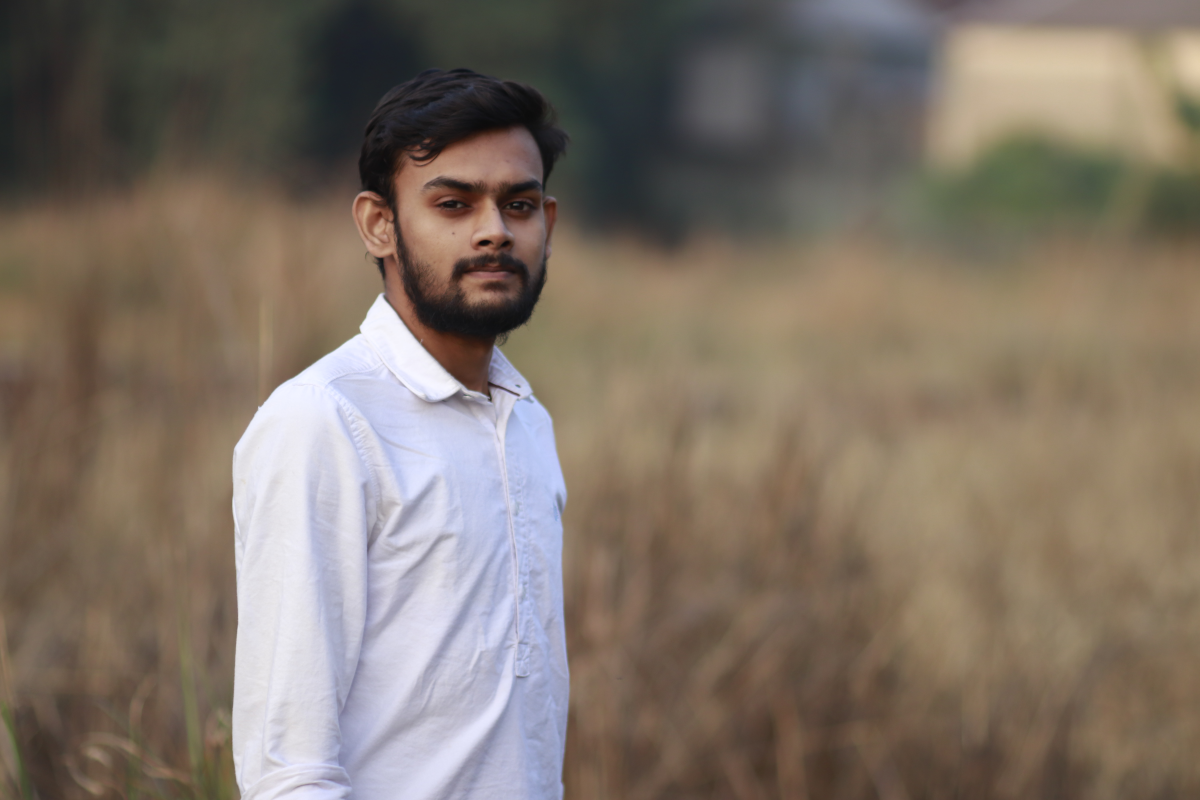
#> input picture nm-Copy1.JPG, 6000 x 4000 px, found by its file name (shown at 1/5 size)
$ jupyter execute --allow-errors numpy_user_guide.ipynb
#> lines starting #> are read from the running program, lines starting #| are printed output that depends on the picture
[cell 1]
import numpy as np

a = np.random.random((5,5))
print(a)

[cell 2]
a[2][2]

[cell 3]
a.ndim

[cell 4]
list = [[1,2,3,4,5,6,7,8,9],[9,8,7,6,5,4,3,2,1]]
print(list)

[cell 5]
list[1:6]

[cell 6]
a.ndim

[cell 7]
a.shape

[cell 8]
a.size

[cell 9]
a.dtype

[cell 10]
a.dtype.name

[cell 11]
a.itemsize

ndarray.itemsize the size in bytes of each element of the array. For example, an array of elements of type float64 has itemsize 8 (=64/8), while one of type complex32 has itemsize 4 (=32/8). It is equivalent to ndarray.dtype.itemsize.

[cell 12]
a.dtype.itemsize

[cell 13]
a.data

ndarray.data the buffer containing the actual elements of the array. Normally, we won’t need to use this attribute because we will access the elements in an array using indexing facilities.

[cell 14]
s = np.arange(15).reshape(3,5)
print(s)

[cell 15]
type(a)

[cell 16]
type(s)

[cell 17]
s.size

[cell 18]
#array creation

l = np.array([1,2,4,5])
print(l)

[cell 19]
l.dtype

[cell 20]
f = np.array([1.1,2.2,3.3,4.4])
f.dtype

[cell 21]
f.size

[cell 22]
f.ndim

[cell 23]
k = np.array((1,2,4,54,6))
print(k)

[cell 24]
b = np.array([(1,2,3,4),(6,5,4,3)])
print(b)

[cell 25]
c = np.array([(1,2,3),(5,6,7)],dtype=complex)
print(c)

[cell 26]
cc = np.array([(1,2,3),[5,6,7]],dtype=str)
print(cc)

[cell 27]
cc = np.array([(1,2,3),[5,6,7]],dtype=float)
print(cc)

[cell 28]
np.zeros((2,3),dtype=np.int16)

[cell 29]
np.ones((5,5),dtype =np.str)

[cell 30]
np.ones((5,5),dtype =np.float16)

[cell 31]
np.arange(10)

[cell 32]
np.arange(0,20,5)

[cell 33]
np.arange(2000,2050,5)

[cell 34]
np.linspace(2000,2010,10,endpoint=False).reshape(5,2)

[cell 35]
from numpy import pi

p = np.linspace(0,2,9).reshape(3,3)
print(p)

[cell 36]
np.linspace(0,2*pi,10)

[cell 37]
f = np.sin(p)
print(f)

[cell 38]
a = np.arange(6)
print(a)

[cell 39]
b = np.arange(24).reshape(3,2,4)
print(b)

[cell 40]
np.arange(100).reshape(10,10)

[cell 41]
a = np.array([10,20,30,40])
b = np.arange(2,6)

c = a-2*b
print(c)

[cell 42]
np.arange(10000)

[cell 43]
#To disable this behaviour and force NumPy to print the entire array,
#you can change the printing options using set_printoptions.

[cell 44]
np.set_printoptions(threshold=10000)
np.arange(10000)

[cell 45]
np.linspace(0,10,50,endpoint=False, dtype =np.float64).reshape(10,5)

[cell 46]
a = np.arange(0,10).reshape(5,2)
b = np.arange(10,0,-1).reshape(5,2)
print(a)
print(b)
a*b

# normal multiplication

[cell 47]
a = np.arange(0,9).reshape(3,3)
b = np.arange(10,1,-1).reshape(3,3)
print(a)
print(b)
a@b
# matrix multiplication

[cell 48]
a = np.arange(0,9).reshape(3,3)
b = np.arange(10,1,-1).reshape(3,3)
print(a)
print(b)
print("A dot B is : ",a.dot(b))
print("B dot A is : ",b.dot(a))
#matrix multiplication

[cell 49]
b@a

[cell 50]
a = np.arange(9, dtype = np.int16).reshape(3,3)
b = np.random.random((3,3))
print(a)
print(b)

print(a*2)
b+=a
print(b)
#> (the rest of this cell did not finish here and is left out)

[cell 51]
b = np.arange(12).reshape(3,4)
print(b)

b.sum(axis=0)

[cell 52]
b.sum(axis = 1)

[cell 53]
b.cumsum(axis=0)

[cell 54]
b.cumsum(axis=1)

[cell 55]
np.sqrt(b)

[cell 56]
np.exp(b)

[cell 57]
np.sin(b)

[cell 58]
np.cos(b)

[cell 59]
np.tan(b)

[cell 60]
np.add(4,5)

[cell 61]
a = np.arange(10)**3
print(a)

[cell 62]
a[5:]

[cell 63]
a[::-1]

[cell 64]
a = np.arange(10)**3
a[1:6:2]=-200
print(a)

[cell 65]
for i in a:
    print(i**3)

[cell 66]
def f(x,y):
    return 10*x+y
f(5,6)

[cell 67]
c = np.arange(30).reshape(2,3,5)
print(c)

[cell 68]
for r in c :
    print(r)

[cell 69]
c.flatten()

[cell 70]
for i in c.flatten():
    print(i,end=" ")

[cell 71]
print(c)

[cell 72]
c.ravel()

[cell 73]
np.floor(4.4)

[cell 74]
aa = np.floor(10*np.random.random((3,5)))
print(aa)

[cell 75]
aa.shape

[cell 76]
aa.ravel()

[cell 77]
aa.reshape(5,3)

[cell 78]
aa.T

[cell 79]
aa.transpose()

[cell 80]
aa.T.shape

[cell 81]
aa.shape

[cell 82]
aa.resize(3,5)

[cell 83]
b = np.arange(15).reshape(3,5)
print(b)

[cell 84]
np.hstack((aa,b))

[cell 85]
np.vstack((aa,b))

[cell 86]
def f(x):
    print(id(x))

f(223)

[cell 87]
a = np.arange(10)
print(a)

[cell 88]
b=a
print(a.shape)
b is a

[cell 89]
b.shape=5,2
print(a.shape)

[cell 90]
c = a.view()

print(c)

[cell 91]
c is a

[cell 92]
c.base is a

[cell 93]
c.flags.owndata# Silly example data
bp_x = np.linspace(0, 2*np.pi, num=40, endpoint=True)
bp_y = np.sin(bp_x)

# Make the plot
#> (the rest of this cell did not finish here and is left out)

[cell 94]
c.shape=2,5
a.shape

[cell 95]
b.flags.owndata

[cell 96]
c.shape

[cell 97]
c[1,4]=77
print(a)

[cell 98]
a.shape

[cell 99]
a[3,1]=99
print(a)

[cell 100]
f = a.copy()
print(f)

[cell 101]
f.shape

[cell 102]
a.shape

[cell 103]
f.shape=2,5

[cell 104]
f.shape

[cell 105]
print(f)

[cell 106]
print(a)

[cell 107]
a.shape

[cell 108]
f is a

[cell 109]
f.base is a

[cell 110]
f.flags.owndata

[cell 111]
f[1,4]

[cell 112]
print("Hello")

[cell 113]
import numpy as np

#> (the rest of this cell did not finish here and is left out)

[cell 114]
import os
os.getcwd()

[cell 115]
import matplotlib.pyplot as plt
year = np.array([1,2,3,4])
h = np.array([44,33,22,55])
j = np.array([4.4,3.3,2.2,5.5])
c = np.array([43,32,12,15])


plt.axes([0.2,3,0.5,0.8])
plt.plot(year,h, year,j,year, c)
plt.legend(("h",'j','c'),loc=(1.05,0.5))

[cell 116]
n_stories = 1000
t_max = 200

t = np.arange(t_max)
steps = 2*np.random.randint(0,1+1,(n_stories,t_max))-1
np.unique(steps)

[cell 117]
np.random.randint(0,1+1)

[cell 118]
positions = np.cumsum(steps, axis=1)
sq_distance = positions**2

[cell 119]
mean_sq_distance = np.mean(sq_distance, axis=0)

[cell 120]
plt.figure(figsize=(6, 4) )

plt.plot(t, np.sqrt(mean_sq_distance), 'g.', t, np.sqrt(t), 'y-')

plt.xlabel(r"$t$")

plt.ylabel(r"$\sqrt{\langle (\delta x)^2 \rangle}$")

plt.tight_layout() # provide sufficient space for labels
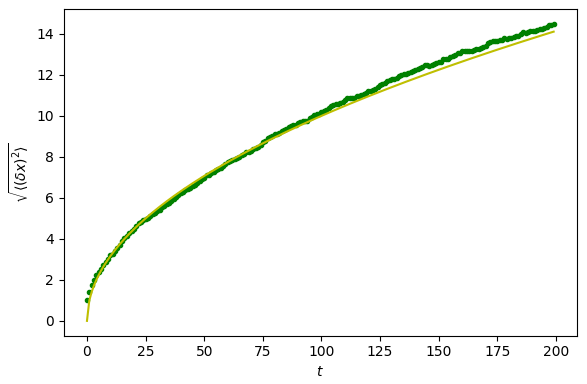
#> figure drawn by matplotlib, 1 panel; curve peaks at x = 199, y = 14.49; curve peaks at x = 199, y = 14.11

[cell 121]
a = np.tile(np.arange(0,40,10),(3,1)).T
print(a)

[cell 122]
b = np.array([0,1,2])
print(b)

[cell 123]
a+b

[cell 124]
a = np.tile(np.arange(0, 40, 10), (3, 1)).T
b = np.array([0, 1, 2])
a + b

[cell 125]
a = np.ones((4,5))
a[0]=2
print(a)

[cell 126]
a = np.arange(0,40,10)

[cell 127]
a.shape

[cell 128]
a

[cell 129]
a=a[:,np.newaxis]

[cell 130]
print(a)

[cell 131]
a+b

[cell 132]
mileposts = np.array([0, 198, 303, 736, 871, 1175, 1475, 1544,
       1913, 2448])
distance_array = np.abs(mileposts - mileposts[:, np.newaxis])
distance_array

[cell 133]
x, y = np.arange(5), np.arange(5)[:, np.newaxis]
distance = np.sqrt(x ** 2 + y ** 2)
distance

[cell 134]
plt.pcolor(distance)
plt.colorbar()
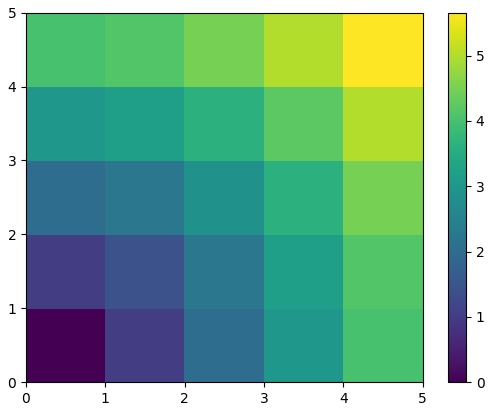
#> figure drawn by matplotlib, 2 panels

[cell 135]
x, y = np.ogrid[0:5, 0:5]
print(x,y)

x.shape, y.shape

distance = np.sqrt(x ** 2 + y ** 2)

[cell 136]
x, y = np.mgrid[0:4, 0:4]
x
y

[cell 137]
a = np.array([[1, 2, 3], [4, 5, 6]])
print("Value of a : \n",a)
print("Transposed :\n",a.T)
print("Ravel or flattened :\n",a.ravel())
print("Transposed and ravel :\n",a.T.ravel())

[cell 138]
np.finfo(np.float32).eps

[cell 139]
import matplotlib.pyplot as plt

img = plt.imread('nm-Copy1.jpg')
#> img is the input picture: shape (4000, 6000, 3); mean R, G, B 127.1, 115.1, 103.6
print(img.shape, img.dtype)
#| (4000, 6000, 3) uint8
plt.imshow(img)
plt.savefig('nmm.png')
plt.imsave('nmm.png', img[:,:,0], cmap=plt.cm.gray)
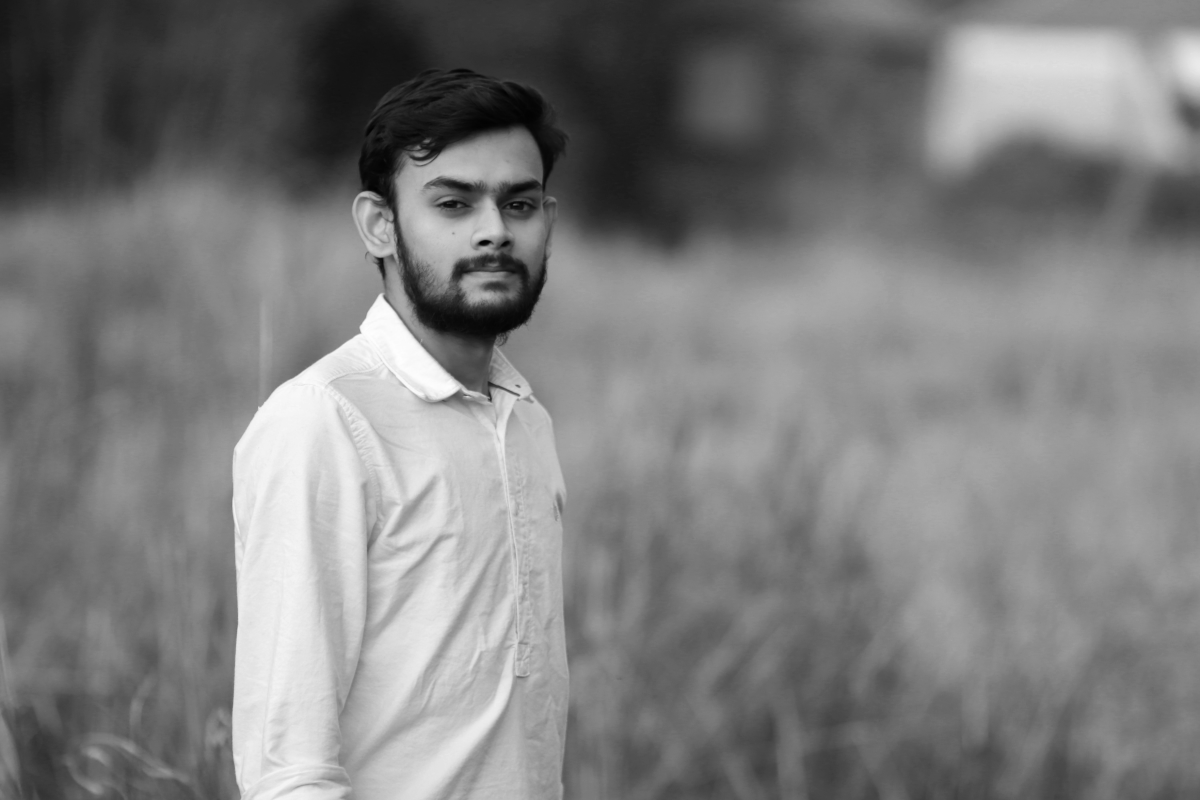
#> saved as nmm.png: shape (4000, 6000, 3) (shown at 1/5 size); min 0, max 255, mean 125.4

[cell 140]
plt.imshow(plt.imread('nmm.png'))
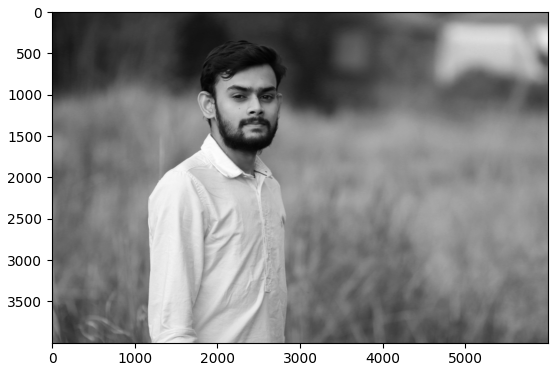
#> figure drawn by matplotlib, 1 panel
